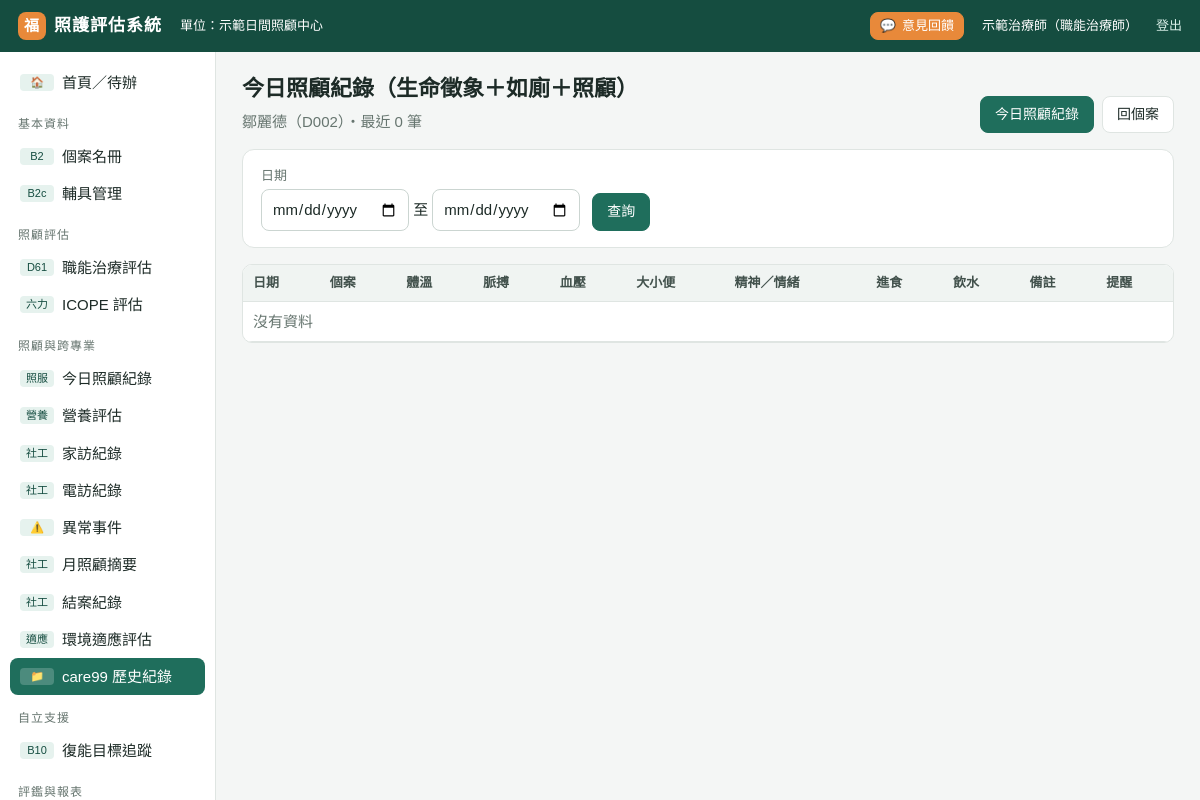
Before: /records/DAILY?client=2 (signed in) with the older database file.
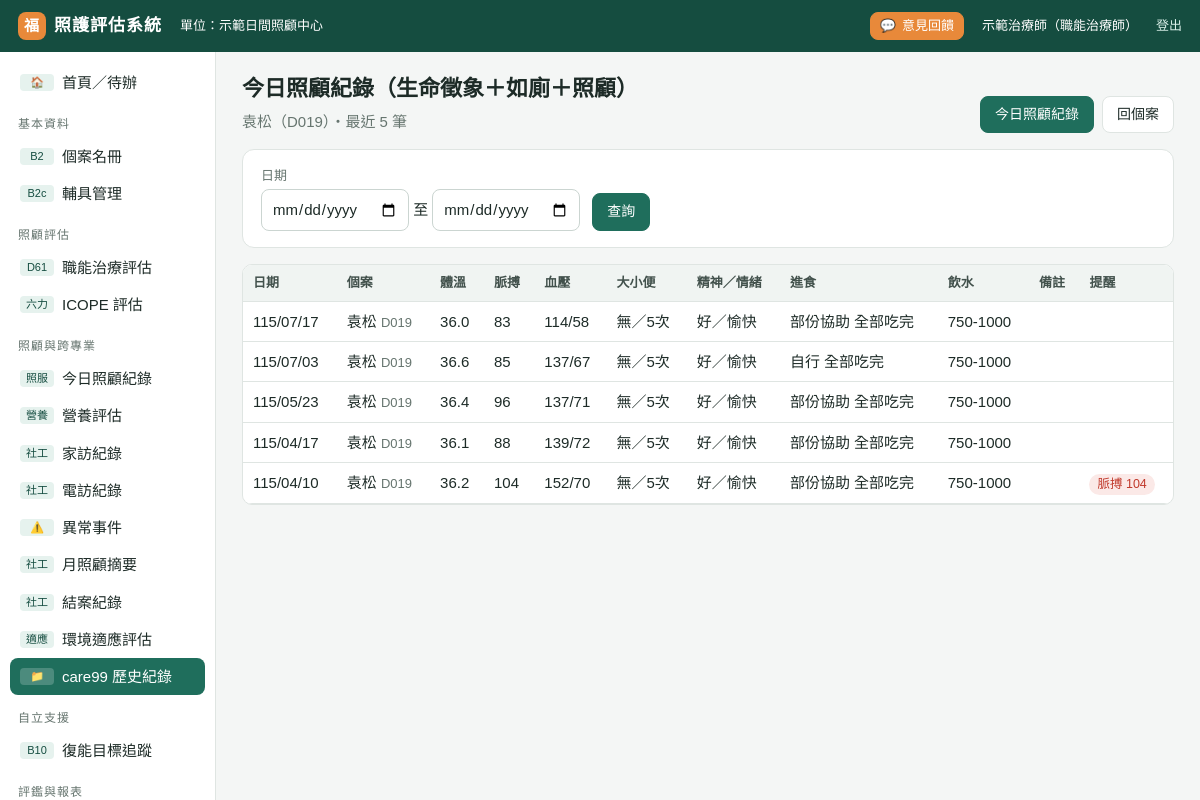
After: the same page with the newer database file.
### tables this page shows
CREATE TABLE records (id INTEGER PRIMARY KEY, client_id INTEGER, module TEXT, date TEXT, staff TEXT,
      data TEXT, source_id TEXT, created TEXT);

CREATE TABLE clients (id INTEGER PRIMARY KEY, case_no TEXT, name TEXT, gender TEXT, birth TEXT,
  services TEXT, supervisor TEXT, living TEXT, identity TEXT, phone TEXT, phone2 TEXT, address TEXT,
  diagnosis TEXT, status TEXT DEFAULT '在案', note TEXT, created TEXT, updated TEXT);

### app.py (the view)
@app.route("/records/<module>")
@login_required
def records_list(module):
    cid = request.args.get("client", type=int)
    sql = "SELECT r.*, c.name, c.case_no FROM records r LEFT JOIN clients c ON c.id=r.client_id WHERE r.module=?"
    args = [module]
    if cid:
        sql += " AND r.client_id=?"; args.append(cid)
    f, t = iso(request.args.get("from")), iso(request.args.get("to"))
    if f:
        sql += " AND r.date>=?"; args.append(f)
    if t:
        sql += " AND r.date<=?"; args.append(t)
    rows = [rec_dict(r) for r in db().execute(sql + " ORDER BY r.date DESC, r.id DESC LIMIT 500", args)]
    for r in rows:
        if module == "MNA":
            r["score"] = M.mna_score(r["data"])
        if module == "DAILY":
            r["alerts"] = M.daily_alerts(r["data"])
    cols = []
    if rows and module not in ("DAILY", "MNA"):
        for r in rows[:50]:
            for k in r["data"]:
                if k != "_detail" and k not in cols and k not in ("編輯/刪除", "檢視", "功能", "建檔", "異動", "使用者", "姓名", "評估對象", "訪視對象"):
                    cols.append(k)
    return render_template("records.html", module=module, title=MODULE_NAMES.get(module, module), rows=rows, cols=cols[:12],
                           client=get_client(cid) if cid else None, M=M, f=f, t=t)

### app.py (called while the page is built)
def db():
    if "db" not in g:
        g.db = sqlite3.connect(DB_PATH)
        g.db.row_factory = sqlite3.Row
        g.db.execute("PRAGMA foreign_keys=ON")
    return g.db

@app.teardown_appcontext
def _close(_):
    d = g.pop("db", None)
    if d is not None:
        d.close()

def setting(key):
    r = db().execute("SELECT value FROM settings WHERE key=?", (key,)).fetchone()
    return r["value"] if r else DEFAULT_SETTINGS.get(key, "")

def to_date(s):
    if not s:
        return None
    if isinstance(s, (date, datetime)):
        return s if isinstance(s, date) and not isinstance(s, datetime) else s.date()
    s = str(s).strip().replace(".", "/").replace("-", "/")
    parts = s.split("/")
    try:
        y, m, d = (int(p) for p in parts[:3])
    except ValueError:
        return None
    if y < 1000:
        y += 1911
    try:
        return date(y, m, d)
    except ValueError:
        return None

def iso(s):
    d = to_date(s)
    return d.isoformat() if d else ""

def roc(s, sep="/"):
    d = to_date(s)
    return f"{d.year - 1911}{sep}{d.month:02d}{sep}{d.day:02d}" if d else ""

def rec_dict(r):
    d = dict(r)
    d["data"] = json.loads(d["data"] or "{}")
    return d

### templates/records.html (shortened to what this page needs)
{% extends "base.html" %}
{% block body %}
<div class="pagehead"><div><h1>{{ title }}</h1><div class="muted">{% if client %}{{ client.label }}・{% endif %}最近 {{ rows|length }} 筆{% if module not in ('DAILY','MNA') %}・從 care99 匯入{% endif %}</div></div>
<div class="btns">{% if module=='MNA' %}<a class="btn pri" href="{{ url_for('nutri_form', client=client.id if client else None) }}">＋ 營養評估</a>{% endif %}
{% if module=='DAILY' %}<a class="btn pri" href="{{ url_for('daily') }}">今日照顧紀錄</a>{% endif %}
{% if client %}<a class="btn" href="{{ url_for('client_view', cid=client.id) }}">回個案</a>{% endif %}</div></div>
<form class="card fr" method="get">{% if client %}<input type="hidden" name="client" value="{{ client.id }}">{% endif %}
  <div><label class="f">日期</label><span><input type="date" name="from" value="{{ f }}"> 至 <input type="date" name="to" value="{{ t }}"></span></div>
  <div class="btns"><button class="btn pri">查詢</button></div></form>
<div class="tbl-wrap"><table class="t">
{% if module == 'DAILY' %}
<tr><th>日期</th><th>個案</th><th>體溫</th><th>脈搏</th><th>血壓</th><th>大小便</th><th>精神／情緒</th><th>進食</th><th>飲水</th><th>備註</th><th>提醒</th></tr>
{% for r in rows %}{% set d = r.data %}<tr><td>{{ r.date|roc }}</td><td class="ttl">{{ r.name }} <span class="muted small">{{ r.case_no }}</span></td>
  {% if d.absent %}<td colspan="8" class="muted">未到中心 {{ d.note or '' }}</td>{% else %}
  <td>{{ d.temp or '—' }}</td><td>{{ d.pulse or '—' }}</td><td>{{ d.sbp or '—' }}/{{ d.dbp or '—' }}</td><td>{{ d.stool or '' }}／{{ d.urine or '' }}</td>
  <td>{{ d.mental or '' }}／{{ d.mood or '' }}</td><td>{{ d.eat_help or '' }} {{ d.eat_amt or '' }}</td><td>{{ d.water_amt or '' }}</td><td class="small wide">{{ d.note or '' }}{{ ('；' ~ d.bp2) if d.bp2 }}</td>{% endif %}
  <td>{% for a in r.alerts %}<span class="b bad">{{ a }}</span> {% endfor %}</td></tr>{% else %}<tr><td colspan="11" class="empty">沒有資料</td></tr>{% endfor %}
{% endif %}
</table></div>
{% endblock %}

Changed rows visible on the page:
added records: date|roc "115/07/17", name "袁松", case_no "D019", temp "36.0", pulse "83", sbp "114", dbp "58", stool "無", urine "5次", mental "好", mood "愉快", eat_help "部份協助", eat_amt "全部吃完", water_amt "750-1000"
added records: date|roc "115/07/03", name "袁松", case_no "D019", temp "36.6", pulse "85", sbp "137", dbp "67", stool "無", urine "5次", mental "好", mood "愉快", eat_help "自行", eat_amt "全部吃完", water_amt "750-1000"
added records: date|roc "115/05/23", name "袁松", case_no "D019", temp "36.4", pulse "96", sbp "137", dbp "71", stool "無", urine "5次", mental "好", mood "愉快", eat_help "部份協助", eat_amt "全部吃完", water_amt "750-1000"
added records: date|roc "115/04/17", name "袁松", case_no "D019", temp "36.1", pulse "88", sbp "139", dbp "72", stool "無", urine "5次", mental "好", mood "愉快", eat_help "部份協助", eat_amt "全部吃完", water_amt "750-1000"
added records: date|roc "115/04/10", name "袁松", case_no "D019", temp "36.2", pulse "104", sbp "152", dbp "70", stool "無", urine "5次", mental "好", mood "愉快", eat_help "部份協助", eat_amt "全部吃完", water_amt "750-1000", alerts "脈搏 104"
Other visible differences:
{{ client.label }}: "鄒麗德（D002）" → "袁松（D019）"
{{ rows|length }}: "0" → "5"
text no longer shown: "沒有資料"
